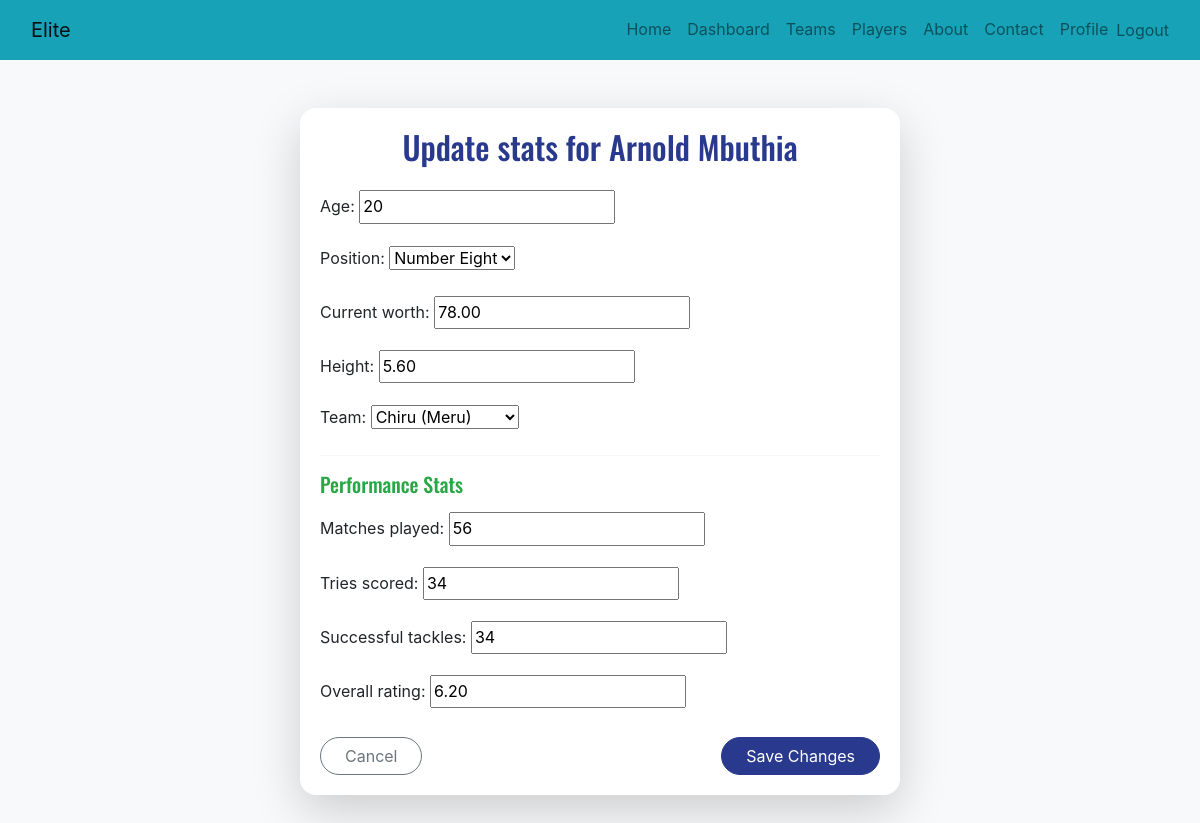
/update_player/3/ (signed in), run on the app's committed database.
### Elite/models.py (models this page shows, shortened)
class Player(models.Model):
    POSITION_CHOICES = [
        ('Prop', 'Prop'),
        ('Hooker', 'Hooker'),
        ('Lock', 'Lock'),
        ('Flanker', 'Flanker'),
        ('Number Eight', 'Number Eight'),
        ('Scrum Half', 'Scrum Half'),
        ('Fly Half', 'Fly Half'),
        ('Centre', 'Centre'),
        ('Wing', 'Wing'),
        ('Full Back', 'Full Back'),
    ]
    name = models.CharField(max_length=100)
    age = models.PositiveIntegerField()
    nationality = models.CharField(max_length=100)
    position = models.CharField(max_length=20, choices=POSITION_CHOICES)
    current_worth = models.DecimalField(max_digits=10, decimal_places=2)
    height = models.DecimalField(max_digits=5, decimal_places=2)  # Height in cm
    date_of_birth = models.DateField()
    team = models.ForeignKey(Team, on_delete=models.SET_NULL, null=True, related_name='players')

class PerformanceStat(models.Model):
    player = models.ForeignKey(Player, on_delete=models.CASCADE, related_name='performance_stats')
    matches_played = models.PositiveIntegerField(default=0)
    tries_scored = models.PositiveIntegerField(default=0)
    successful_tackles = models.PositiveIntegerField(default=0)
    overall_rating = models.DecimalField(max_digits=5, decimal_places=2, default=0.0)

### Elite/views.py (the view)
# urls.py: path('update_player/<int:pk>/', views.update_player, name='update_player'),
@login_required(login_url='login_user')
def update_player(request, pk):
    player = Player.objects.get(id=pk)
    stat, created = PerformanceStat.objects.get_or_create(player=player)
    player_form = PlayerUpdateForm(request.POST or None, instance=player)
    stat_form = PerformanceStatUpdateForm(request.POST or None, instance=stat)
    if request.method == 'POST':
        if player_form.is_valid() and stat_form.is_valid():
            player_form.save()
            stat_form.save()
            return redirect('player_detail', pk=pk)
    context = {
        'form': player_form,
        'stat_form': stat_form,
        'player': player
    }
    return render(request, 'base/update_player.html', context)

### Elite/forms.py
class PlayerUpdateForm(forms.ModelForm):
    class Meta:
        model = Player
        exclude = ['name', 'nationality', 'date_of_birth']

class PerformanceStatUpdateForm(forms.ModelForm):
    class Meta:
        model = PerformanceStat
        exclude = ['player']

### Elite/models.py (called while the page is built)
    def __str__(self):
        return f"{self.name} ({self.location})"

### Elite/templates/base/update_player.html (shortened to what this page needs)
{% extends "main.html" %}
{% block content %}
<div class="container my-5">
    <div class="card shadow-lg border-0 rounded-4 mx-auto" style="max-width: 600px;">
        <div class="card-body">
            <h2 class="mb-4 text-center text-primary">Update stats for {{player.name}}</h2>
            <form method="POST">
                {{ form.as_p }}
                <hr>
                <h5 class="mb-3 text-success">Performance Stats</h5>
                {{ stat_form.as_p }}
                <div class="d-flex justify-content-between mt-4">
                    <a href="{% url 'player_detail' player.pk %}" class="btn btn-outline-secondary rounded-pill px-4">Cancel</a>
                    <button type="submit" class="btn btn-primary rounded-pill px-4">Save Changes</button>
                </div>
            </form>
        </div>
    </div>
</div>
{% endblock %}

### Elite/static/css/style.css (style rules this page uses)
body { line-height: 1.7; font-weight: 400; font-size: 1rem; font-family: -apple-system, BlinkMacSystemFont, "Segoe UI", Roboto, "Helvetica Neue", Arial, "Noto Sans", sans-serif, "Apple Color Emoji", "Segoe UI Emoji", "Segoe UI Symbol", "Noto Color Emoji"; background: #222831; }
h1, h2, h3, h4, h5, h6, .site-logo { font-family: 'Oswald', sans-serif; }
a { -webkit-transition: .3s all ease; -o-transition: .3s all ease; transition: .3s all ease; }
.btn { position: relative; top: 0; }
.btn.btn-primary { color: #fff; }

### data on the page
Player: name "Arnold Mbuthia", age "20", position "Number Eight", current_worth "78.00", height "5.60", team "Chiru (Meru)"
PerformanceStat: matches_played "56", tries_scored "34", successful_tackles "34", overall_rating "6.20"
